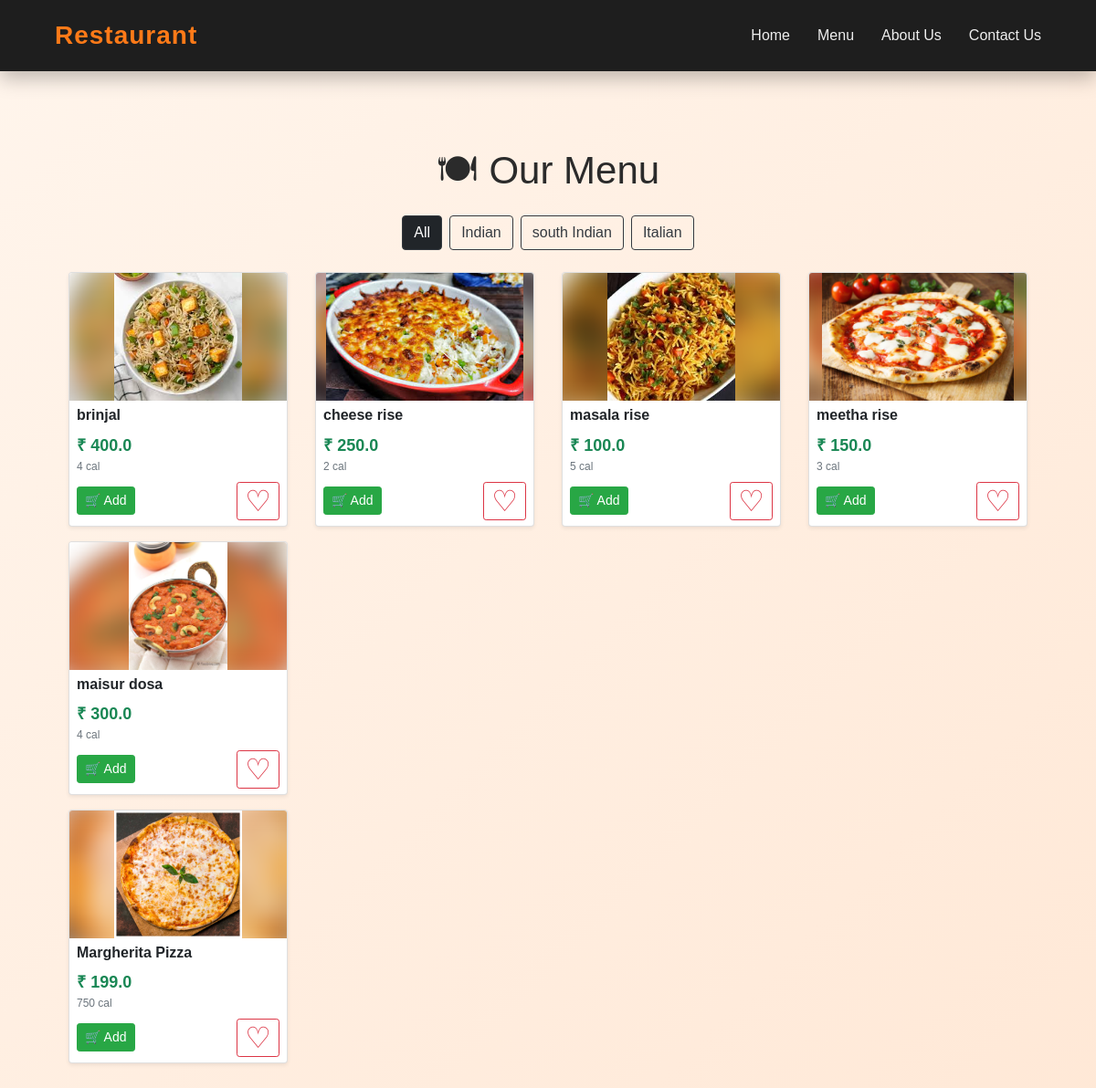
The app's page /menu/ with its own data.
### adminpanel/models.py (models this page shows, shortened)
class FoodItemCategory(models.Model):
    category_name = models.CharField(max_length=100)

class FoodItem(models.Model):
    name = models.CharField(max_length=100)
    price = models.FloatField()
    is_available = models.BooleanField(default=True)
    calories = models.IntegerField()
    sub_cat = models.ForeignKey(FoodItemSubCategory, on_delete=models.CASCADE)

class FoodItemImage(models.Model):
    img_url = models.ImageField(upload_to='food/')
    uploaded_date = models.DateTimeField(auto_now_add=True)
    food_item = models.ForeignKey(
        FoodItem,
        on_delete=models.CASCADE,
        related_name='images'   # 🔥 VERY IMPORTANT
    )

### menu/views.py (the view)
# urls.py: path('menu/', views.menu_page, name='menu_page'),
def menu_page(request):
   categories = FoodItemCategory.objects.prefetch_related(
        'fooditemsubcategory_set__fooditem_set__images'
    )
   return render(request, 'menu/menu.html', {
        'categories': categories
    })

### templates/menu/menu.html (shortened to what this page needs)
{% extends 'menu/base.html' %}
{% load static %}
{% block content %}
<link rel="stylesheet" href="{% static 'bootstrap/css/bootstrap.min.css' %}">
<div class="container py-4">
    <h2 class="mb-4 text-center">🍽 Our Menu</h2>
    <div class="d-flex justify-content-center gap-2 mb-4">
        <button class="btn btn-outline-dark main-filter active" data-filter="all">All</button>
        {% for category in categories %}
            <button class="btn btn-outline-dark main-filter"
                    data-filter="{{ category.category_name|lower }}">
                {{ category.category_name }}
            </button>
        {% endfor %}
    </div>
    {% for category in categories %}
    <div class="category-block" data-category="{{ category.category_name|lower }}">
        {% for sub in category.fooditemsubcategory_set.all %}
        <div class="row subcategory-block"
             data-subcategory="{{ sub.subcategory_name|lower }}">
            {% for item in sub.fooditem_set.all %}
            {% if item.is_available %}
            <div class="col-lg-3 col-md-4 col-sm-6 mb-3 food-item">
                <div class="card food-card shadow-sm h-100">
                    {% if item.images.first %}
                    <div class="image-box"
                         style="--bg-img: url('{{ item.images.first.img_url.url }}');">
                        <img src="{{ item.images.first.img_url.url }}"
                             alt="{{ item.name }}">
                    </div>
                    {% endif %}
                    <div class="card-body">
                        <h6 class="card-title">{{ item.name }}</h6>
                        <div class="price">₹ {{ item.price }}</div>
                        <div class="calories">{{ item.calories }} cal</div>
                         <div class="d-flex justify-content-between align-items-center mt-2">
        <button class="btn btn-sm btn-success add-to-cart"
                data-id="{{ item.id }}">
            🛒 Add
        </button>
<button class="btn btn-sm btn-outline-danger wishlist-btn" data-id="{{ item.id }}">
    <span class="wishlist-icon">♡</span>
</button>
    </div>
                    </div>
                </div>
            </div>
            {% endif %}
            {% endfor %}
        </div>
        {% endfor %}
    </div>
    {% endfor %}
</div>
{% endblock %}

### templates/menu/base.html (shortened to what this page needs)
{% load static %}
<!DOCTYPE html>
<html lang="en">
<head>
    <link rel="stylesheet" href="{% static 'menu/css/frontend.css' %}">
    <link rel="stylesheet" href="{% static 'menu/css/menu.css' %}">
    <link href="https://cdn.jsdelivr.net/npm/bootstrap@5.3.2/dist/css/bootstrap.min.css" rel="stylesheet">
</head>
<body>
    <header class="header">
        <div class="logo">
            Restaurant
        </div>
        <nav class="nav">
            <a href="{% url 'home' %}">Home</a>
            <a href="{% url 'menu_page' %}">Menu</a>
            <a href="{% url 'about' %}">About Us</a>
            <a href="{% url 'contact' %}">Contact Us</a>
        </nav>
    </header>
    <main class="content">
        {% block content %}
        {% endblock %}
    </main>
</body>
</html>

### static/menu/css/frontend.css (style rules this page uses)
* { margin: 0; padding: 0; box-sizing: border-box; font-family: 'Poppins', Arial, sans-serif; }
body { background: linear-gradient(135deg, #fff5ec, #ffe8d6); color: #333; }
.header { display: flex; justify-content: space-between; align-items: center; padding: 18px 60px; background: #1e1e1e; box-shadow: 0 8px 20px rgba(0,0,0,0.25); }
.logo { font-size: 28px; font-weight: 700; color: #ff7a18; letter-spacing: 1px; }
.nav a { color: #eee; text-decoration: none; margin-left: 30px; font-size: 16px; position: relative; transition: 0.3s; }
.nav a::after { content: ''; width: 0; height: 3px; background: #ff7a18; position: absolute; left: 0; bottom: -6px; transition: 0.3s; }
.content { padding: 60px; }
.content h2 { text-align: center; font-size: 42px; margin-bottom: 50px; color: #2b2b2b; }
.price { font-size: 18px; font-weight: 600; color: #222; margin-top: 10px; }
.wishlist-btn { border: 1px solid #dc3545 !important; background-color: transparent !important; padding: 0.25rem 0.5rem !important; display: flex !important; justify-content: center !important; align-items: center !important; cursor: pointer !important; }
.wishlist-btn .wishlist-icon { color: #dc3545 !important; font-size: 2rem !important; line-height: 1 !important; transition: transform 0.2s ease !important; }

### static/menu/css/menu.css (style rules this page uses)
body { background-color: #f8f9fa; }
.food-card { font-size: 14px; border-radius: 10px; overflow: hidden; }
.food-card .card-body { padding: 6px 8px; }
.food-card .card-title { font-size: 16px; margin-bottom: 2px; font-weight: 600; }
.price { color: #198754; font-weight: 600; }
.calories { font-size: 12px; color: #6c757d; }
.image-box { position: relative; height: 140px; width: 100%; overflow: hidden; background: #fff; }
.image-box::before { content: ""; position: absolute; inset: 0; background-image: var(--bg-img); background-size: cover; background-position: center; filter: blur(12px); transform: scale(1.2); }
.image-box img { position: relative; z-index: 2; max-width: 100%; max-height: 100%; object-fit: contain; display: block; margin: auto; }
.main-filter.active, .sub-filter.active { background-color: #212529 !important; color: #fff !important; }

### records on screen
FoodItemCategory: category_name "Indian"
FoodItemCategory: category_name "south Indian"
FoodItemCategory: category_name "Italian"
FoodItem: images.first.img_url (picture), name "brinjal", price "400.0", calories "4"
FoodItem: images.first.img_url (picture), name "cheese rise", price "250.0", calories "2"
FoodItem: images.first.img_url (picture), name "masala rise", price "100.0", calories "5"
FoodItem: images.first.img_url (picture), name "meetha rise", price "150.0", calories "3"
FoodItem: images.first.img_url (picture), name "maisur dosa", price "300.0", calories "4"
FoodItem: images.first.img_url (picture), name "Margherita Pizza", price "199.0", calories "750"
